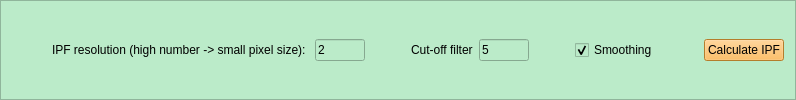
               <widget class="QFrame" name="frame_6">
                <property name="minimumSize">
                 <size>
                  <width>0</width>
                  <height>60</height>
                 </size>
                </property>
                <property name="styleSheet">
                 <string notr="true">background-color: rgb(187, 235, 201);</string>
                </property>
                <property name="frameShape">
                 <enum>QFrame::StyledPanel</enum>
                </property>
                <property name="frameShadow">
                 <enum>QFrame::Raised</enum>
                </property>
                <layout class="QHBoxLayout" name="horizontalLayout_33">
                 <item>
                  <layout class="QHBoxLayout" name="horizontalLayout_32">
                   <item>
                    <spacer name="horizontalSpacer_28">
                     <property name="orientation">
                      <enum>Qt::Horizontal</enum>
                     </property>
                     <property name="sizeHint" stdset="0">
                      <size>
                       <width>40</width>
                       <height>20</height>
                      </size>
                     </property>
                    </spacer>
                   </item>
                   <item>
                    <widget class="QLabel" name="label_37">
                     <property name="text">
                      <string>IPF resolution (high number -&gt; small pixel size): </string>
                     </property>
                    </widget>
                   </item>
                   <item>
                    <widget class="QLineEdit" name="evaluateIPFresolutionLineEdit">
                     <property name="maximumSize">
                      <size>
                       <width>50</width>
                       <height>16777215</height>
                      </size>
                     </property>
                     <property name="text">
                      <string>2</string>
                     </property>
                    </widget>
                   </item>
                   <item>
                    <spacer name="horizontalSpacer_25">
                     <property name="orientation">
                      <enum>Qt::Horizontal</enum>
                     </property>
                     <property name="sizeHint" stdset="0">
                      <size>
                       <width>40</width>
                       <height>20</height>
                      </size>
                     </property>
                    </spacer>
                   </item>
                   <item>
                    <widget class="QLabel" name="label_38">
                     <property name="text">
                      <string>Cut-off filter</string>
                     </property>
                    </widget>
                   </item>
                   <item>
                    <widget class="QLineEdit" name="evaluateCuttOffFilterLineEdit">
                     <property name="maximumSize">
                      <size>
                       <width>50</width>
                       <height>16777215</height>
                      </size>
                     </property>
                     <property name="text">
                      <string>5</string>
                     </property>
                    </widget>
                   </item>
                   <item>
                    <spacer name="horizontalSpacer_26">
                     <property name="orientation">
                      <enum>Qt::Horizontal</enum>
                     </property>
                     <property name="sizeHint" stdset="0">
                      <size>
                       <width>40</width>
                       <height>20</height>
                      </size>
                     </property>
                    </spacer>
                   </item>
                   <item>
                    <widget class="QCheckBox" name="evaluateSmoothingCheckBox">
                     <property name="text">
                      <string>Smoothing</string>
                     </property>
                     <property name="checked">
                      <bool>true</bool>
                     </property>
                    </widget>
                   </item>
                   <item>
                    <spacer name="horizontalSpacer_27">
                     <property name="orientation">
                      <enum>Qt::Horizontal</enum>
                     </property>
                     <property name="sizeHint" stdset="0">
                      <size>
                       <width>40</width>
                       <height>20</height>
                      </size>
                     </property>
                    </spacer>
                   </item>
                   <item>
                    <widget class="QPushButton" name="evaluateCalculateIPFbutton">
                     <property name="styleSheet">
                      <string notr="true">background-color: rgb(252, 175, 62);</string>
                     </property>
                     <property name="text">
                      <string>Calculate IPF</string>
                     </property>
                    </widget>
                   </item>
                  </layout>
                 </item>
                </layout>
               </widget>
